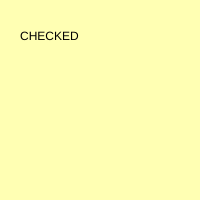
Frame 1 (no input)
Frame 60 (no input): identical to frame 1, image omitted
Frame 120 (the mouse pressed at the canvas centre since frame 60): identical to frame 1, image omitted

The p5.js sketch that drew this single still picture (run headless with seeded random() and noise() and a simulated clock; from frame 60 on, the mouse is pressed at the canvas centre):

// p5.js sketch
// ── sketch.js
/**
 * WM Harris
 * IGME-101: Demo p5.DOM form elements, 11/28/18
 * Create and add interactivity to HTML form
 * elements using p5.dom.js.
 */
"use strict"; //catch some common coding errors

//Global variables for p5.DOM objects
let slider1;
let button1;
let checkbox1;
let radio1;
let select1;

function setup() {
    createCanvas(200, 200);
    colorMode(HSB);
    noStroke();
    background("yellow");

    //createSlider(min,max,[value],[step])
    slider1 = createSlider(0, 360, 60);

    //createButton(label,[value])
    button1 = createButton("Click me");
    //set callback function
    button1.mouseClicked(button1Clicked);

    //createCheckbox([label],[checked])
    checkbox1 = createCheckbox("Join newsletter?", false);

    //Create radio group and its options
    radio1 = createRadio();
    //.option([contentValue],[value])
    //If 1 param, it's both content AND
    //value. Values treated as strings.
    radio1.option("cranberries", 1);
    radio1.option("almonds", 2);
    radio1.option("gouda", 3);

    radio1.value("1"); //set init value

    //Create select drop-down menu with options
    select1 = createSelect();
    //.option([contentValue],[value])
    //If 1 param, it's both content AND
    //value. Values treated as strings.
    select1.option("Sans-serif");
    select1.option("Serif");
    select1.option("Fantasy");
    //If changed, call select1Changed 
    select1.changed(select1Changed);

}

/**
 * draw : Periodically called automatically
 * Summarize code that you add
 */
function draw() {
    //Set canvas bg color based on slider1
    let ahue = slider1.value(); // get a value
    background(ahue, 30, 100);

    //position white rect depending on radio setting
    switch (radio1.value()) {
        //radio value is always a string
        case "1":
            rect(0, 0, width, 50);
            break;
        case "2":
            rect(0, 70, width, 50);
            break;
        case "3":
            rect(0, 140, width, 50);
            break;
    }

    //If mouse in corner, turn on checkbox1
    if ((mouseX < width / 3) &&
        (mouseY < height / 3)) {
        checkbox1.checked(true);
    }
    //Is checkbox1 checked? Say so.
    if (checkbox1.checked()) {
        text("CHECKED", 20, 40);
    }
}

/**
 * keyTyped : Reset slider1 to 180 when keyTyped
 */
function keyTyped() {
    slider1.value(180); // set slider value
}

/*
 * buttonClicked : button1's callback function
 * for the mouseClicked event. Moves slider1 to 0.
 */
function button1Clicked() {
    slider1.value(0);
}

/*
 * select1Changed : select1's callback function
 * for the changed event. Sets current font to select
 * value.
 */
function select1Changed() {
	switch(select1.value()) {
		case "Sans-serif":
			textFont("sans-serif");
			break;
		case "Serif":
			textFont("serif");
			break;
		case "Fantasy":
			textFont("fantasy");
			break;
	}
}
